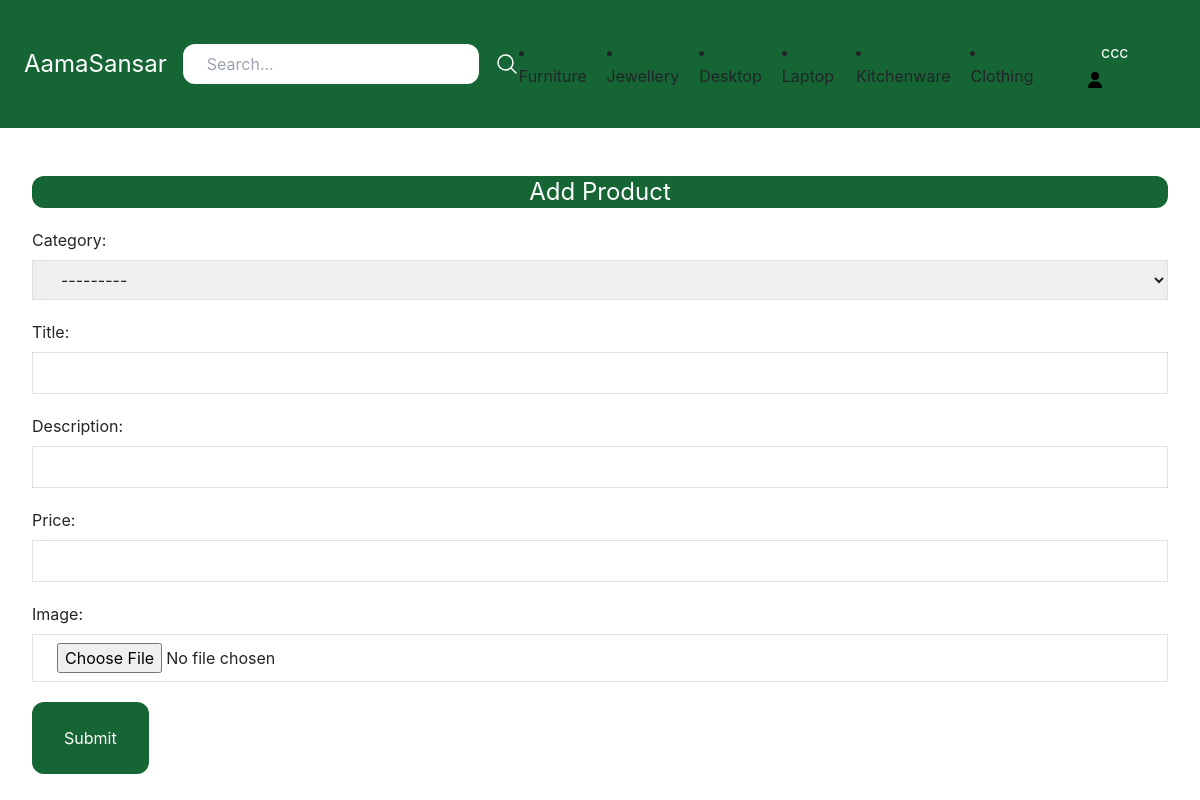
The page /vendor/32/add-product/ (signed in) on the database its author committed.
### store/models.py (models this page shows, shortened)
class Category(models.Model):
    title = models.CharField(max_length=50)
    slug = models.SlugField()
    class Meta:
        verbose_name_plural = 'Categories'
    def __str__(self):
        return self.title

### vendor/models.py (models this page shows)
class EcommerceUser(AbstractUser):
    is_vendor = models.BooleanField(default=False)
    is_OTP_verified = models.BooleanField(default=False)

### vendor/views.py (the view)
# urls.py: path('<int:pk>/add-product/', views.add_product, name='add_product'),
@login_required
def add_product(request, *args, **kwargs):
    if request.user.is_authenticated and request.user.is_vendor:
        try:
            has_vendor = VendorDetail.objects.get(vendor_id=request.user.id)
            if has_vendor:
                if request.method == 'POST':
                    form = ProductForm(request.POST, request.FILES)
                    if form.is_valid():
                        title = request.POST.get('title')
                        product = form.save(commit=False)
                        product.user = request.user
                        product.slug = slugify(title)
                        product.save()
                        messages.success(request, 'The Product was added!')
                        return redirect('/vendor/' + str(request.user.id))
                    else:
                        print(form.errors)
                else:
                    form = ProductForm()
                return render(request, 'userprofile/add_product.html', {
                    'title': 'Add Product',
                    'form': form
                })
        except VendorDetail.DoesNotExist:
            return render(request, 'userprofile/vendor_detail_form.html')
    else:
        return render(request, 'registration/sellerlogin.html')

### store/forms.py
class ProductForm(forms.ModelForm):
    class Meta:
        model = Product
        fields = ('category', 'title', 'description', 'price', 'image',)
        widgets = {
            'category': forms.Select(attrs={
                'class': 'w-full px-4 py-2 border border-gray-200'
            }),
            'title': forms.TextInput(attrs={
                'class': 'w-full px-4 py-2 border border-gray-200'
            }),
            'description': forms.TextInput(attrs={
                'class': 'w-full px-4 py-2 border border-gray-200'
            }),
            'price': forms.TextInput(attrs={
                'class': 'w-full px-4 py-2 border border-gray-200'
            }),
            'image': forms.FileInput(attrs={
                'class': 'w-full px-4 py-2 border border-gray-200'
            })}

### store/context_processors.py (called while the page is built)
def cart(request):
    return {'cart': Cart(request)}

### store/templatetags/menu.py (called while the page is built)
@register.inclusion_tag('core/menu.html')
def menu():
    categories = Category.objects.all().order_by('?')
    return {'categories': categories}

### vendor/templates/userprofile/add_product.html (shortened to what this page needs)
{% extends 'core/base.html' %}
{% block content %}
    <h1 class="text-2xl mt-6  text-center bg-green-800 text-white rounded-xl">{{ title }}</h1>
    <form method="post"
          action="{% if product.id %}{% url 'edit_product' user_pk=request.user.id product_pk=product.id %}{% else %}{% url 'add_product' request.user.id %}{% endif %}"
          enctype="multipart/form-data" class="space-y-5">
        {{ form.as_p }}
        <button class="py-4 px-8 bg-green-800 text-white rounded-xl">Submit</button>
    </form>
{% endblock %}

### core/templates/core/base.html (shortened to what this page needs)
{% load static %}
{% load menu %}
<!doctype html>
<html>
<head>
    <script src="https://cdn.tailwindcss.com"></script>
    <link rel="stylesheet" href="https://cdn.jsdelivr.net/npm/bootstrap@4.0.0/dist/css/bootstrap.min.css"
>
    <link rel="stylesheet"
          href="https://cdn.jsdelivr.net/npm/@fortawesome/fontawesome-free@5.15.4/css/fontawesome.min.css"
>
    <link href="{% static 'css/style.css' %}" rel="stylesheet">
</head>
<body>
<nav class="max-w-10xl mx-auto py-4 px-6 flex items-center justify-between bg-green-800">
    <div class="logo">
        <a href="/" class="text-2xl text-white">AamaSansar</a>
    </div>
    <div class="serach">
        <form method="get" action="{% url 'search' %}" class="flex items-center space-x-4">
            <input type="search" name="query" placeholder="Search..." class="py-2 px-6 rounded-xl">
            <button>
                <svg xmlns="http://www.w3.org/2000/svg" fill="none" viewBox="0 0 24 24" stroke-width="1.5"
                     stroke="currentColor" class="w-6 h-6 text-white">
                    <path stroke-linecap="round" stroke-linejoin="round"
                          d="M21 21l-5.197-5.197m0 0A7.5 7.5 0 105.196 5.196a7.5 7.5 0 0010.607 10.607z"/>
                </svg>
            </button>
        </form>
    </div>
    <div class="flex items-center space-x-5">
        {% menu %}
        {% if request.user.is_authenticated %}
            <div class="dropdown">
                <button class="dropbtn">
                        <span class="py-2 px-4  rounded-xl text-white hover:bg-teal-900">
                          {% if request.user.is_superuser %}
                              <a href="{% url 'dashboard:admin_index' %}">{{ request.user.username }}</a>
                          {% elif request.user.is_vendor %}
                              <a href="{% url 'seller' request.user.id %}">{{ request.user.username }}</a>
                          {% else %}
                              <a href="{% url 'frontpage' %}">{{ request.user.username }}</a>
                          {% endif %}</span>
                </button>
            </div>
        {% endif %}
    </div>
</nav>
<div class="max-w-6xl mx-auto py-6 px-2">
    {% block content %}
    {% endblock %}
</div>
</body>
</html>

### core/templates/core/menu.html
{% for category in categories|slice:'6' %}
    <li class="megamenu-container">
        <a href="{% url 'category_detail' category.slug %}">{{ category.title }}</a>
    </li>
{% endfor %}

### core/templates/core/base.html (style rules this page uses)
.dropbtn { color: rgb(27, 23, 23); padding: 16px; font-size: 16px; border: none; }
.dropdown { position: relative; display: inline-block; }
.icon { width: 1em; display: inline; margin-right: 40px; position: relative; top: 0.15em; }

### rows shown on the page
Category: title "Furniture"
Category: title "Jewellery"
Category: title "Desktop"
Category: title "Laptop"
Category: title "Kitchenware"
Category: title "Clothing"
EcommerceUser: user.username "ccc"

### other values the page prints
{{ title }} "Add Product"
